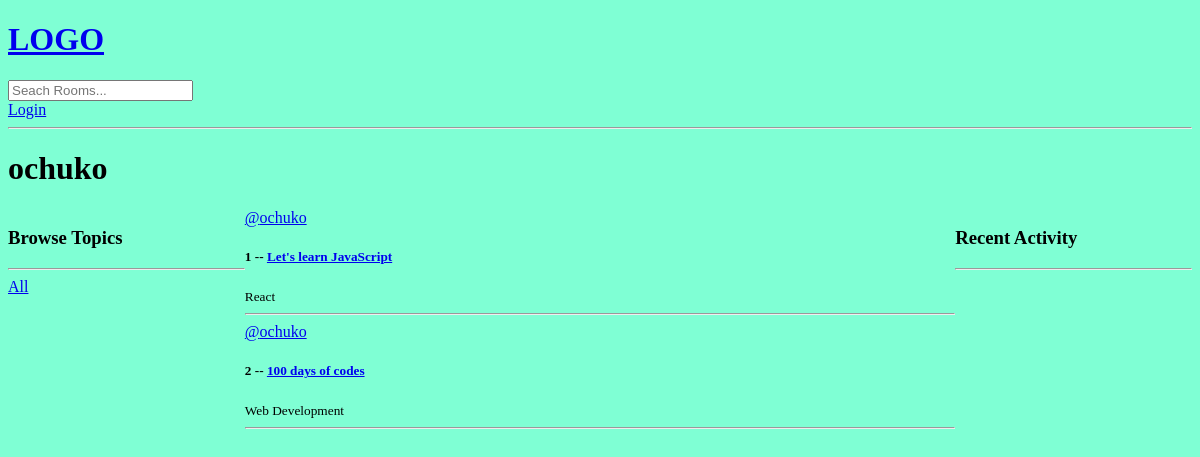
The app's page /profile/1/, older data.
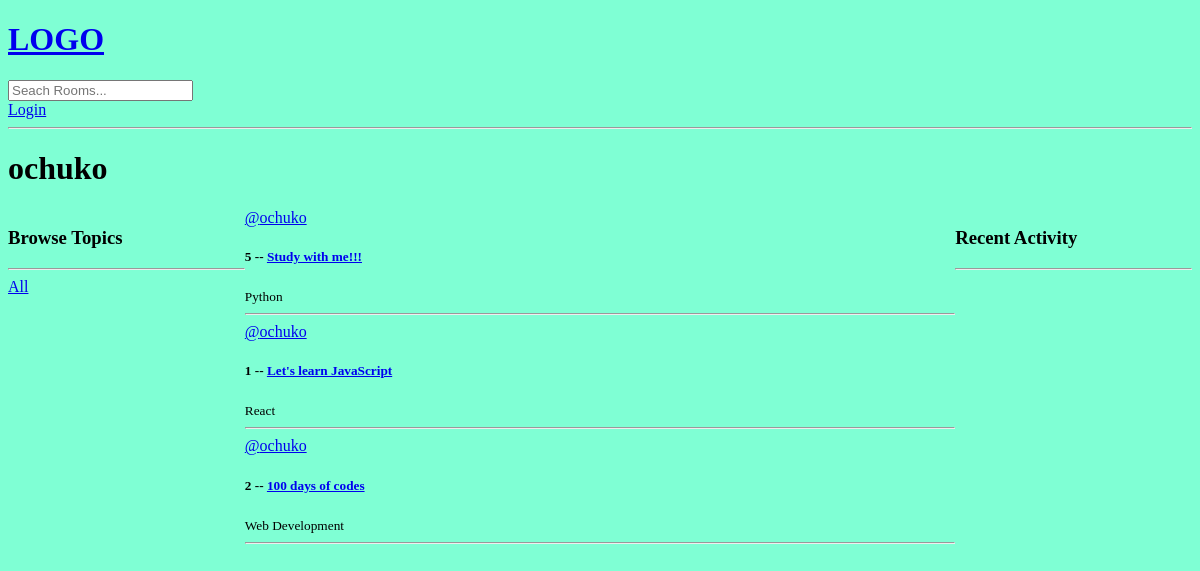
The same page, newer data.
### base/models.py (models this page shows, shortened)
class Room(models.Model):
    host = models.ForeignKey(User, on_delete=models.CASCADE, null=True)
    topic = models.ForeignKey(Topic, on_delete=models.SET_NULL, null=True)
    name = models.CharField(max_length=200)
    description = models.TextField(null=True, blank=True)
    participants = models.ManyToManyField(User, related_name="participants", blank=True)
    updated = models.DateTimeField(auto_now=True)
    created = models.DateTimeField(auto_now_add=True)
    class Meta:
        ordering =['-updated', '-created']

class Topic(models.Model):
    name = models.CharField(max_length=200)

### base/views.py (the view)
# urls.py: path('profile/<str:pk>/', views.userProfile, name="user-profile"),
def userProfile(request, pk):
    user = User.objects.get(id=pk)
    rooms = user.room_set.all()
    room_messages = user.message_set.all()
    topic = Topic.objects.all()
    context = {'user': user, 'rooms': rooms, 'room_messages': room_messages, 'topic': topic}
    return render(request, 'base/profile.html', context)

### base/templates/base/profile.html (shortened to what this page needs)
{% extends 'main.html' %} {% block content %}
<h1>{{user.username}}</h1>
<div class="profile-container">
  <div>
    {% include 'base/topics_component.html' %}
  </div>
  <div>
    {% include 'base/feed_component.html' %}
  </div>
  <div>
    {% include 'base/activity_component.html' %}
  </div>
</div>
{% endblock content %}

### templates/main.html (shortened to what this page needs)
<!DOCTYPE html> {% load static %}
<html lang="en">
<head>
  <link rel="stylesheet" href="{% static 'styles/main.css' %}">
</head>
<body>
  {% include 'navbar.html' %}  {% block content %} {% endblock %}
</body>
</html>

### templates/navbar.html
<a href="/">
  <h1>LOGO</h1>
</a>
<form method="GET" action="{% url 'home' %} ">
  <input type="text" name="q" placeholder="Seach Rooms...">
</form>
{% if request.user.is_authenticated%}
<p>Hello {{request.user}}</p>
<a href="{% url 'logout' %}">Logout</a> {% else %}
<a href="{% url 'login' %}">Login</a> {% endif %}
<hr>

### base/templates/base/topics_component.html (shortened to what this page needs)
<h3>Browse Topics</h3>
<hr>
<div>
  <a href="{% url 'home' %} ">All</a>
</div>

### base/templates/base/feed_component.html (shortened to what this page needs)
<div>
  {% for room in rooms %}
  <div>
    <a href="{% url 'user-profile' room.host.id %}">@{{room.host.username}}</a>
    <h5>{{ room.id}} -- <a href="{% url 'room' room.id %}">{{ room.name}}</a></h5>
    <small>{{ room.topic.name }}</small>
    <hr>
  </div> {% endfor %}
</div>

### base/templates/base/activity_component.html (shortened to what this page needs)
<h3>Recent Activity</h3>
<hr>

### static/styles/main.css (style rules this page uses)
body { background-color: aquamarine; }

### base/templates/base/profile.html (style rules this page uses)
.profile-container { display: grid; grid-template-columns: 1fr 3fr 1fr; }

Row changes from the older to the newer data that the page shows:
added Room: host.username "ochuko", id "5", name "Study with me!!!", topic.name "Python"
